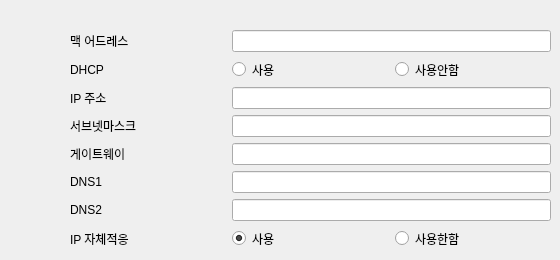
      <widget class="QWidget" name="network_ethernet">
       <attribute name="title">
        <string>이더넷</string>
       </attribute>
       <widget class="QWidget" name="gridLayoutWidget">
        <property name="geometry">
         <rect>
          <x>70</x>
          <y>30</y>
          <width>481</width>
          <height>221</height>
         </rect>
        </property>
        <layout class="QGridLayout" name="network_status_grid">
         <item row="1" column="0">
          <widget class="QLabel" name="label_dhcp">
           <property name="text">
            <string>DHCP</string>
           </property>
          </widget>
         </item>
         <item row="4" column="0">
          <widget class="QLabel" name="label_gateway">
           <property name="text">
            <string>게이트웨이</string>
           </property>
          </widget>
         </item>
         <item row="0" column="0">
          <widget class="QLabel" name="label_mac">
           <property name="text">
            <string>맥 어드레스</string>
           </property>
          </widget>
         </item>
         <item row="2" column="0">
          <widget class="QLabel" name="label_ip_address">
           <property name="text">
            <string>IP 주소</string>
           </property>
          </widget>
         </item>
         <item row="3" column="0">
          <widget class="QLabel" name="label_subnetmask">
           <property name="text">
            <string>서브넷마스크</string>
           </property>
          </widget>
         </item>
         <item row="6" column="0">
          <widget class="QLabel" name="label_dns2">
           <property name="text">
            <string>DNS2</string>
           </property>
          </widget>
         </item>
         <item row="7" column="0">
          <widget class="QLabel" name="label_ip_self_adaption">
           <property name="text">
            <string>IP 자체적응</string>
           </property>
          </widget>
         </item>
         <item row="5" column="0">
          <widget class="QLabel" name="label_dns1">
           <property name="text">
            <string>DNS1</string>
           </property>
          </widget>
         </item>
         <item row="7" column="2">
          <widget class="QRadioButton" name="radio_ip_self_yes">
           <property name="text">
            <string>사용</string>
           </property>
           <property name="checked">
            <bool>true</bool>
           </property>
           <attribute name="buttonGroup">
            <string notr="true">network_ethernet_ipself_btngrp</string>
           </attribute>
          </widget>
         </item>
         <item row="7" column="3">
          <widget class="QRadioButton" name="radio_ip_self_no">
           <property name="text">
            <string>사용한함</string>
           </property>
           <property name="autoExclusive">
            <bool>true</bool>
           </property>
           <attribute name="buttonGroup">
            <string notr="true">network_ethernet_ipself_btngrp</string>
           </attribute>
          </widget>
         </item>
         <item row="0" column="2" colspan="2">
          <widget class="QLineEdit" name="mac_address">
           <property name="readOnly">
            <bool>true</bool>
           </property>
          </widget>
         </item>
         <item row="2" column="2" colspan="2">
          <widget class="QLineEdit" name="ipv4_addr"/>
         </item>
         <item row="3" column="2" colspan="2">
          <widget class="QLineEdit" name="ipv4_mask"/>
         </item>
         <item row="4" column="2" colspan="2">
          <widget class="QLineEdit" name="ipv4_gateway"/>
         </item>
         <item row="5" column="2" colspan="2">
          <widget class="QLineEdit" name="dns1"/>
         </item>
         <item row="6" column="2" colspan="2">
          <widget class="QLineEdit" name="dns2"/>
         </item>
         <item row="1" column="2">
          <widget class="QRadioButton" name="network_ethernet_dhcp_yes">
           <property name="text">
            <string>사용</string>
           </property>
           <attribute name="buttonGroup">
            <string notr="true">network_ethernet_dhcp_btngrp</string>
           </attribute>
          </widget>
         </item>
         <item row="1" column="3">
          <widget class="QRadioButton" name="network_ethernet_dhcp_no">
           <property name="text">
            <string>사용안함</string>
           </property>
           <attribute name="buttonGroup">
            <string notr="true">network_ethernet_dhcp_btngrp</string>
           </attribute>
          </widget>
         </item>
        </layout>
       </widget>
      </widget>
